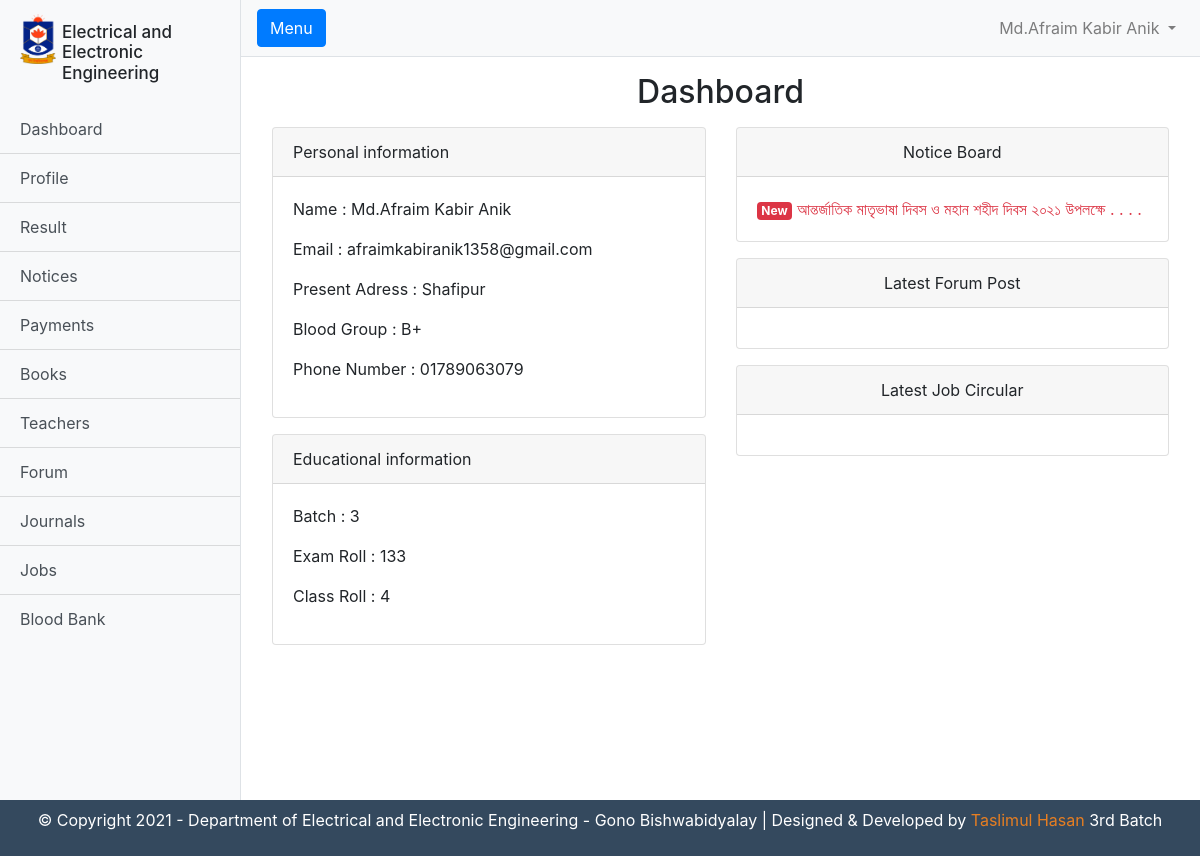
The page /panel/ (signed in) on the database its author committed.
### tables this page shows
CREATE TABLE `students` (
  `id` int(11) NOT NULL,
  `full_name` text NOT NULL,
  `fathers_name` text NOT NULL,
  `mothers_name` text NOT NULL,
  `dob` date NOT NULL,
  `gender` text NOT NULL,
  `present_adress` text NOT NULL,
  `permanent_adress` text NOT NULL,
  `blood_group` text NOT NULL,
  `my_phone_number` varchar(255) NOT NULL,
  `father_phone_number` int(11) NOT NULL,
  `batch` int(11) NOT NULL,
  `class_roll` int(11) NOT NULL,
  `exam_roll` int(11) NOT NULL,
  `email` varchar(255) NOT NULL,
  `password` varchar(255) NOT NULL,
  `vkey` varchar(255) NOT NULL,
  `verification` int(11) DEFAULT 0,
  `blood_date` date DEFAULT NULL,
  `auth` int(11) NOT NULL
);

CREATE TABLE `notices` (
  `id` int(11) NOT NULL,
  `title` varchar(266) NOT NULL,
  `content` longtext NOT NULL,
  `auther` varchar(255) NOT NULL,
  `date` varchar(255) NOT NULL,
  `noticeid` varchar(255) NOT NULL,
  `files` varchar(255) NOT NULL
);

### panel/logic.php (called while the page is built)
<?php
$roll= $_SESSION["roll"];
$dbmain = $connection -> query("SELECT * FROM students WHERE exam_roll = '$roll';");
$db = mysqli_fetch_array($dbmain);
?>

### panel/index.php (the view, shortened to what this page needs)
<?php
  require_once("temp-parts/header.php");
  $noticeDB = mysqli_query($connection,"SELECT * FROM notices ORDER BY id DESC LIMIT 5;");
?>
      <div class="container-fluid">
        <h2 class= "m-3 text-center" >Dashboard</h2>
      </div>
      <div class="row m-3">
        <div class="col-md-6">
          <div class="card">
            <div class="card-header">
              Personal information
            </div>
            <div class="card-body">
              <p class="name"><?php echo " Name : " . $_SESSION["full_name"];?></p>
              <p class="name"><?php echo " Email : " . $db["email"];?></p>
              <p class="name"><?php echo " Present Adress : " . $db["present_adress"];;?></p>
              <p class="name"><?php echo " Blood Group : " . $db["blood_group"];;?></p>
              <p class="name"><?php echo " Phone Number : " . $db["my_phone_number"];;?></p>
            </div>
          </div>
          <div class="card mt-3">
            <div class="card-header">
              Educational information
            </div>
            <div class="card-body">
              <p class="name"><?php echo " Batch : " . $db["batch"];;?></p>
              <p class="name"><?php echo " Exam Roll : " . $db["exam_roll"];;?></p>
              <p class="name"><?php echo " Class Roll : " . $db["class_roll"];;?></p>
            </div>
          </div>
        </div>
        <div class="col-md-6">
          <div class="card">
            <div class="card-header text-center">
              Notice Board
            </div>
            <div class="card-body">
              <?php foreach($noticeDB as $line){?>
              <a href="viewnotice.php?id=<?php echo $line['noticeid']?>" class="name text-danger"><?php
                $con1 = $line["title"];
                $con2=explode(" ",$con1);
                $con3=array_slice($con2,0,9);
                $finalcon =implode(" ",$con3);
                ?>
                 <span class="badge badge-danger">New</span>
                <?php echo $finalcon . " . . . ." . "<br>";?></a>
              <?php }?>
            </div>
          </div>
          <div class="card mt-3">
            <div class="card-header text-center">
              Latest Forum Post
            </div>
            <div class="card-body">
            </div>
          </div>
          <div class="card mt-3">
            <div class="card-header text-center">
              Latest Job Circular
            </div>
            <div class="card-body">
            </div>
          </div>
        </div>
      </div>
<?php require_once("temp-parts/footer.php");?>

### panel/temp-parts/header.php (shortened to what this page needs)
<?php
require_once("../rprocess.php");
require_once("./logic.php");
?>
<!DOCTYPE html>
<html lang="en">
<head>
  <link href="vendor/bootstrap/css/bootstrap.min.css" rel="stylesheet">
  <link href="css/sidebar.css" rel="stylesheet">
  <link rel="stylesheet" href="style.css" class="css">
</head>
<body>
  <div class="d-flex" id="wrapper">
    <div class="bg-light border-right" id="sidebar-wrapper">
      <div class="sidebar-heading">
        <img src="img/logo.png" alt="" class="logo">
        <h1 class="head">Electrical and Electronic Engineering</h1>
      </div>
      <div class="list-group list-group-flush">
        <a href="index.php" class="list-group-item list-group-item-action bg-light">Dashboard</a>
        <a href="profile.php" class="list-group-item list-group-item-action bg-light">Profile</a>
        <a href="result.php" class="list-group-item list-group-item-action bg-light">Result</a>
        <a href="notices.php" class="list-group-item list-group-item-action bg-light">Notices</a>
        <a href="payments.php" class="list-group-item list-group-item-action bg-light">Payments</a>
        <a href="books.php" class="list-group-item list-group-item-action bg-light">Books</a>
        <a href="teachers.php" class="list-group-item list-group-item-action bg-light">Teachers</a>
        <a href="forum.php" class="list-group-item list-group-item-action bg-light">Forum</a>
        <a href="journal.php" class="list-group-item list-group-item-action bg-light">Journals</a>
        <a href="jobs.php" class="list-group-item list-group-item-action bg-light">Jobs</a>
        <a href="blood.php" class="list-group-item list-group-item-action bg-light">Blood Bank</a>
      </div>
    </div>
    <div id="page-content-wrapper">
      <nav class="navbar navbar-expand-lg navbar-light bg-light border-bottom">
        <button class="btn btn-primary" id="menu-toggle">Menu</button>
        <div class="collapse navbar-collapse" id="navbarSupportedContent">
          <ul class="navbar-nav ml-auto mt-2 mt-lg-0">
            <li class="nav-item dropdown">
              <a class="nav-link dropdown-toggle" href="#" id="navbarDropdown" role="button" data-toggle="dropdown" aria-haspopup="true" aria-expanded="false">
                <?php echo $_SESSION["full_name"];?>
              </a>
            </li>
          </ul>
        </div>
      </nav>

### panel/temp-parts/footer.php (shortened to what this page needs)
    </div>
  </div>
  <div class="row">
    <div class="col-md-12 footer text-center ">
      <p class="mt-2">© Copyright 2021 - Department of Electrical and Electronic Engineering - Gono Bishwabidyalay | Designed & Developed by <a href="https:taslimul.com">Taslimul Hasan</a> 3rd Batch</p>
    </div>
  </div>
</body>
</html>

### panel/css/sidebar.css (style rules this page uses)
#wrapper { overflow-x: hidden; }
#sidebar-wrapper { min-height: 100vh; margin-left: -15rem; -webkit-transition: margin .25s ease-out; -moz-transition: margin .25s ease-out; -o-transition: margin .25s ease-out; transition: margin .25s ease-out; }
#sidebar-wrapper .sidebar-heading { padding: 0.875rem 1.25rem; font-size: 1.2rem; }
#sidebar-wrapper .list-group { width: 15rem; }
#page-content-wrapper { min-width: 100vw; }
@media (min-width: 768px) { #sidebar-wrapper { margin-left: 0; } }
@media (min-width: 768px) { #page-content-wrapper { min-width: 0; width: 100%; } }

### panel/style.css (style rules this page uses)
.logo { max-height: 50px; float: left; max-width: 3vw; }
.head { float: left; font-size: 17px; overflow: hidden; max-width: 11vw; margin-left: .5vw; margin-top: 1vh; }
.sidebar-heading { padding-right: 0px !important; overflow: hidden; }
.footer { overflow: hidden; height: 7vh; color:white; background-color: #34495e; }
.footer a { color:#e67e22; }

### rows shown on the page
students: email "afraimkabiranik1358@gmail.com", present_adress "Shafipur", blood_group "B+", my_phone_number "01789063079", batch "3", exam_roll "133", class_roll "4"
notices: title "আন্তর্জাতিক মাতৃভাষা দিবস ও মহান শহীদ দিবস ২০২১ উপলক্ষে"

### other values the page prints
$_SESSION["full_name"] "Md.Afraim Kabir Anik"
